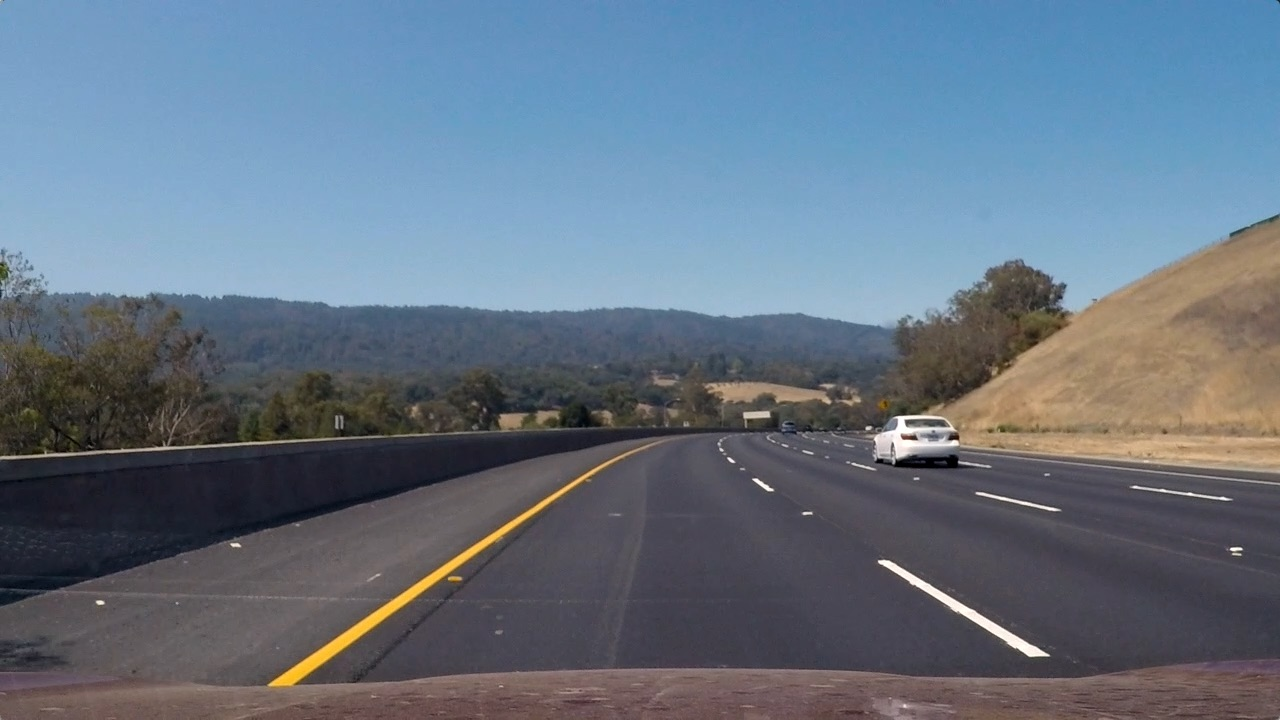
//> input picture histogram/crap/test3.jpg, 1280 x 720 px
$ ./main   (built with g++ and OpenCV 4)
//> lines starting //> are read from the running program, lines starting //| are printed output that depends on the picture; after the words box and inside, x2 and y2 are one past the last pixel; in counts of white or black regions, pixels touching at a corner belong together
#include "opencv2/highgui/highgui.hpp"
#include "opencv2/imgproc/imgproc.hpp"
#include <iostream>
#include <stdio.h>

using namespace std;
using namespace cv;

/**
 * @function main
 */
int main( int argc, char** argv )
{
    std::string img_path;

    // check for failure
    if(argc < 2){
        img_path = "../crap/test3.jpg";
    }else{
        img_path = argv[1];
    }

    // Read the image file
    cv::Mat image = cv::imread(img_path);
//> image is the input picture: 720 rows x 1280 cols, CV_8UC3; mean B, G, R 130.7, 115.3, 101.1

    // check for failure
    if(image.empty()){
        std::cout << "Could not open or find image: " << img_path << std::endl;
        return 1;
    }

    // try to create mask --------------------------------------------------------------
    cv::Mat mask = cv::Mat::zeros(image.rows, image.cols, CV_8U); // all 0

    std::vector<cv::Point> points;
    points.push_back(cv::Point(520 , 470));   //point1
    points.push_back(cv::Point(800 , 470));   //point2
    points.push_back(cv::Point(1120, 665));   //point3
    points.push_back(cv::Point(200 , 665));   //point4

    cv::fillConvexPoly(mask,              // Image to be drawn on
                       points,            // C-Style array of points
                       1, // Color , BGR form
                       CV_AA,             // connectedness, 4 or 8
                       0);                // Bits of radius to treat as fraction
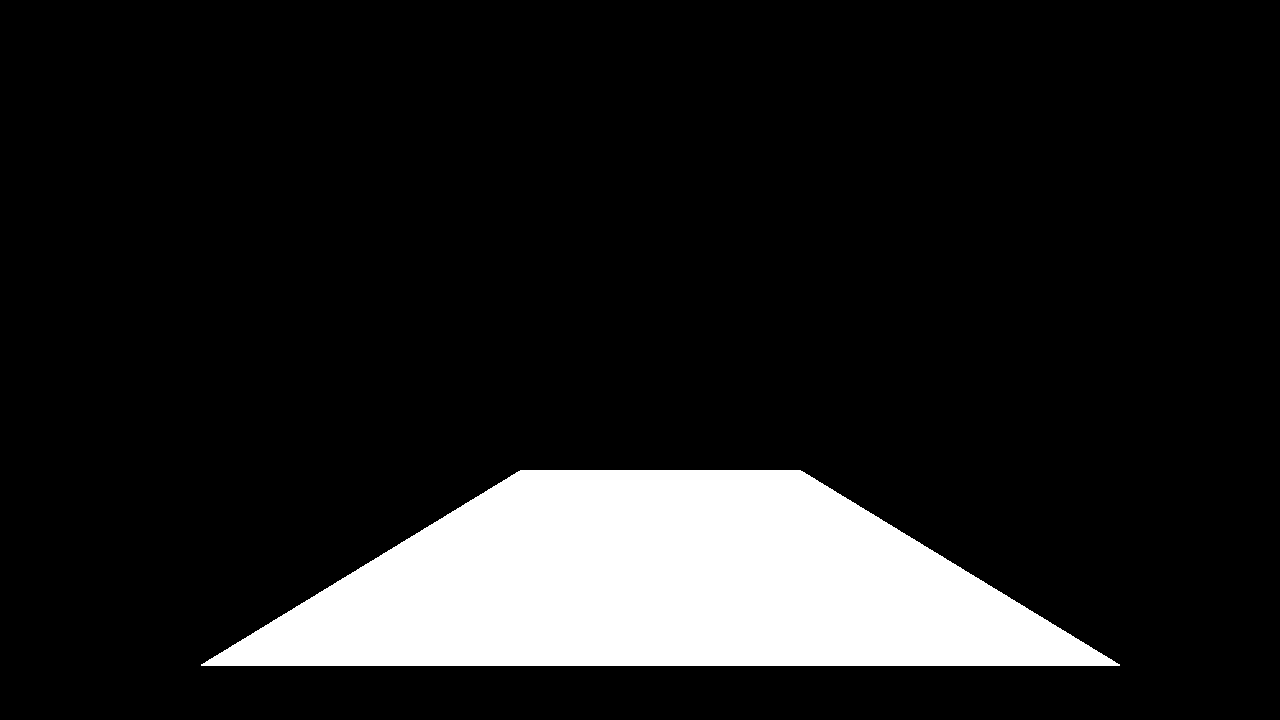
//> mask: 720 rows x 1280 cols, CV_8UC1; values 0 (black) and 1 (white), 12.8% white; 1 white region, box (x1, y1, x2, y2) and area: (201, 470, 1120, 666) 117939
    // ---------------------------------------------------------------------------------

    Mat dst;

    /// Separate the image in 3 places ( B, G and R )
    vector<Mat> bgr_planes;
    split( image, bgr_planes );
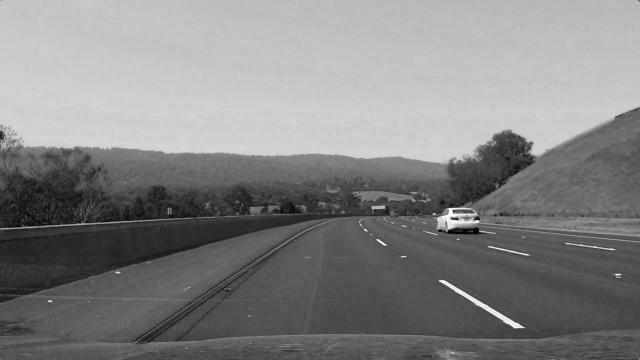
//> bgr_planes[0]: 720 rows x 1280 cols, CV_8UC1 (shown at 1/2 size); min 0, max 255, mean 130.7
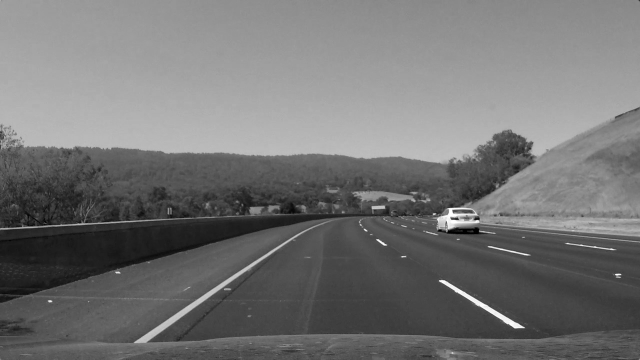
//> bgr_planes[1]: 720 rows x 1280 cols, CV_8UC1 (shown at 1/2 size); min 0, max 255, mean 115.3
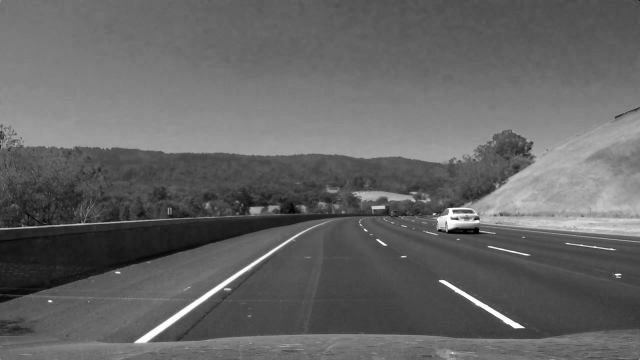
//> bgr_planes[2]: 720 rows x 1280 cols, CV_8UC1 (shown at 1/2 size); min 0, max 255, mean 101.1

    /// Establish the number of bins
    int histSize = 256;

    /// Set the ranges ( for B,G,R )
    float range[] = { 0, 256 } ;
    const float* histRange = { range };

    Mat b_hist, g_hist, r_hist;

    /// Compute the histograms:
    calcHist( &bgr_planes[0], 1, 0, mask, b_hist, 1, &histSize, &histRange, true, false );
//> b_hist = 256 values, max 7781 at index 84, min 0 at index 0, mean 460.7
    calcHist( &bgr_planes[1], 1, 0, mask, g_hist, 1, &histSize, &histRange, true, false );
//> g_hist = 256 values, max 8037 at index 71, min 0 at index 0, mean 460.7
    calcHist( &bgr_planes[2], 1, 0, mask, r_hist, 1, &histSize, &histRange, true, false );
//> r_hist = 256 values, max 7386 at index 73, min 0 at index 0, mean 460.7

    // Draw the histograms for B, G and R
    int hist_h = 400;
    int hist_w = histSize; //512;
    int unit_w = cvRound( (double) hist_w/histSize );

    Mat histImage( hist_h, hist_w, CV_8UC3, Scalar( 0,0,0) );

    /// Normalize the result to [ 0, histImage.rows ]
    normalize(b_hist, b_hist, 0, histImage.rows, NORM_MINMAX, -1, Mat() );
//> b_hist = 256 values, max 400 at index 84, min 0 at index 0, mean 23.68
    normalize(g_hist, g_hist, 0, histImage.rows, NORM_MINMAX, -1, Mat() );
//> g_hist = 256 values, max 400 at index 71, min 0 at index 0, mean 22.93
    normalize(r_hist, r_hist, 0, histImage.rows, NORM_MINMAX, -1, Mat() );
//> r_hist = 256 values, max 400 at index 73, min 0 at index 0, mean 24.95

    /// Draw for each channel
    for( int i = 1; i < histSize; i++ )
    {
        line( histImage, Point( unit_w*(i-1), cvRound(b_hist.at<float>(i-1)) ) ,
                         Point( unit_w*(i)  , cvRound(b_hist.at<float>(i))   ) ,
                         Scalar( 255, 0, 0), 1, 8, 0  );
        line( histImage, Point( unit_w*(i-1), cvRound(g_hist.at<float>(i-1)) ) ,
                         Point( unit_w*(i)  , cvRound(g_hist.at<float>(i))   ) ,
                         Scalar( 0, 255, 0), 1, 8, 0  );
        line( histImage, Point( unit_w*(i-1), cvRound(r_hist.at<float>(i-1)) ) ,
                         Point( unit_w*(i)  , cvRound(r_hist.at<float>(i))   ) ,
                         Scalar( 0, 0, 255), 1, 8, 0  );
        //line( histImage, Point( bin_w*(i-1), hist_h - cvRound(g_hist.at<float>(i-1)) ) ,
        //        Point( bin_w*(i), hist_h - cvRound(g_hist.at<float>(i)) ),
        //        Scalar( 0, 255, 0), 2, 8, 0  );
        //line( histImage, Point( bin_w*(i-1), hist_h - cvRound(r_hist.at<float>(i-1)) ) ,
        //        Point( bin_w*(i), hist_h - cvRound(r_hist.at<float>(i)) ),
        //        Scalar( 0, 0, 255), 2, 8, 0  );
    }
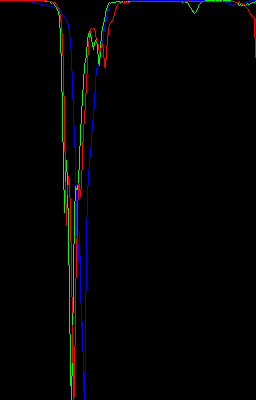
//> histImage: 400 rows x 256 cols, CV_8UC3; mean B, G, R 2.4, 2.4, 3

    /// Display
    namedWindow("calcHist Demo", CV_WINDOW_AUTOSIZE );
    imshow("calcHist Demo", histImage );

    waitKey(0);

    return 0;
}

$ run again, with histogram/crap/test1.jpg copied over histogram/crap/test3.jpg
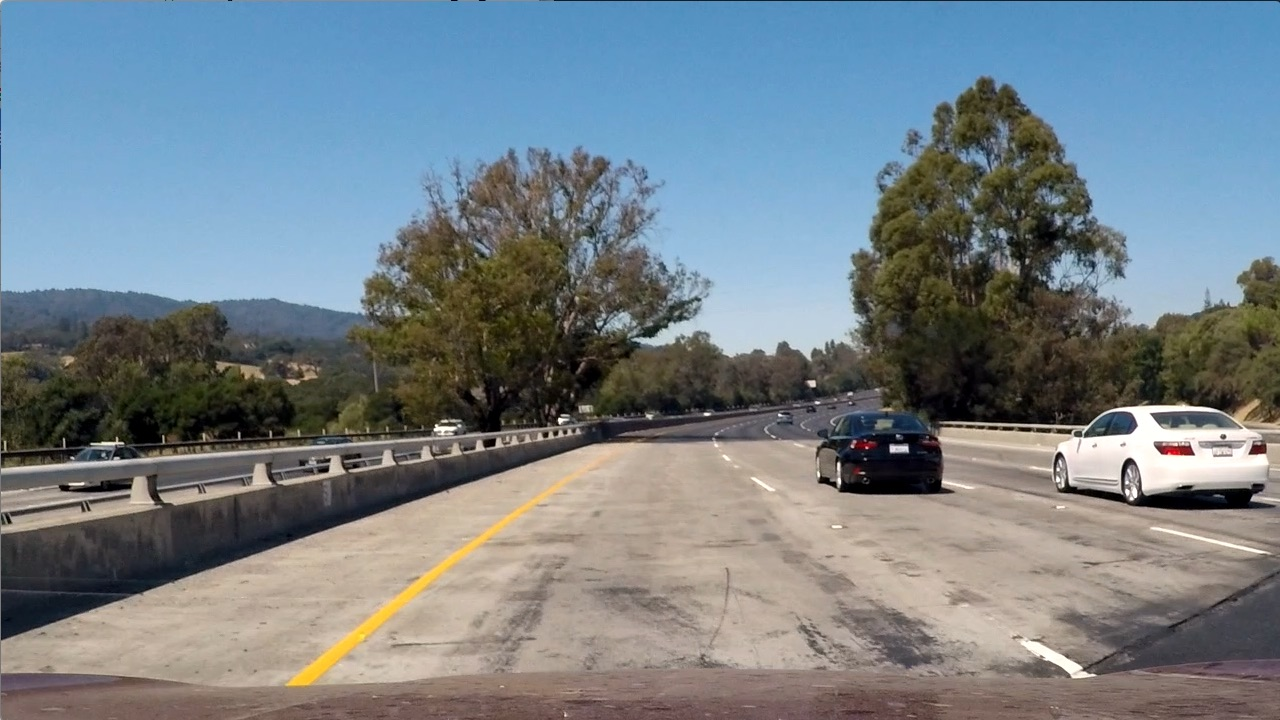
//> input picture histogram/crap/test1.jpg, 1280 x 720 px
//> image is the input picture: 720 rows x 1280 cols, CV_8UC3; mean B, G, R 135.5, 128.7, 117.5
//> mask: 720 rows x 1280 cols, CV_8UC1; values 0 (black) and 1 (white), 12.8% white; 1 white region, box (x1, y1, x2, y2) and area: (201, 470, 1120, 666) 117939
//> `split( image, bgr_planes );`:
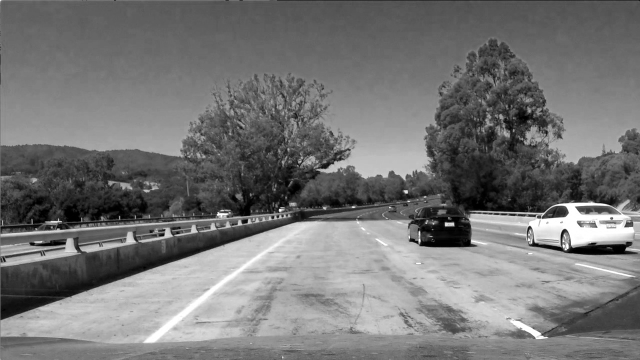
//> bgr_planes[2]: 720 rows x 1280 cols, CV_8UC1 (shown at 1/2 size); min 0, max 255, mean 117.5
//> `calcHist( &bgr_planes[0], 1, 0, mask, b_hist, 1, &histSize, &histRange..`: b_hist = 256 values, max 3639 at index 153, min 0 at index 1, mean 460.7
//> `calcHist( &bgr_planes[1], 1, 0, mask, g_hist, 1, &histSize, &histRange..`: g_hist = 256 values, max 3043 at index 169, min 0 at index 0, mean 460.7
//> `calcHist( &bgr_planes[2], 1, 0, mask, r_hist, 1, &histSize, &histRange..`: r_hist = 256 values, max 2658 at index 188, min 0 at index 0, mean 460.7
//> `normalize(b_hist, b_hist, 0, histImage.rows, NORM_MINMAX, -1, Mat() );`: b_hist = 256 values, max 400 at index 153, min 0 at index 1, mean 50.64
//> `normalize(g_hist, g_hist, 0, histImage.rows, NORM_MINMAX, -1, Mat() );`: g_hist = 256 values, max 400 at index 169, min 0 at index 0, mean 60.56
//> `normalize(r_hist, r_hist, 0, histImage.rows, NORM_MINMAX, -1, Mat() );`: r_hist = 256 values, max 400 at index 188, min 0 at index 0, mean 69.33
//> after the loop `for( int i = 1; i < histSize; i++ )`:
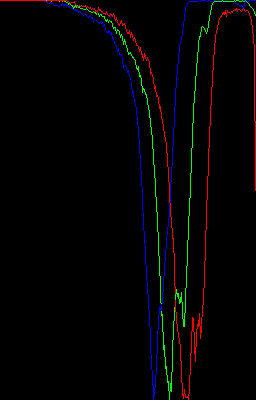
//> histImage: 400 rows x 256 cols, CV_8UC3; mean B, G, R 2.4, 2.6, 3.3

$ run again, with histogram/crap/test2.jpg copied over histogram/crap/test3.jpg
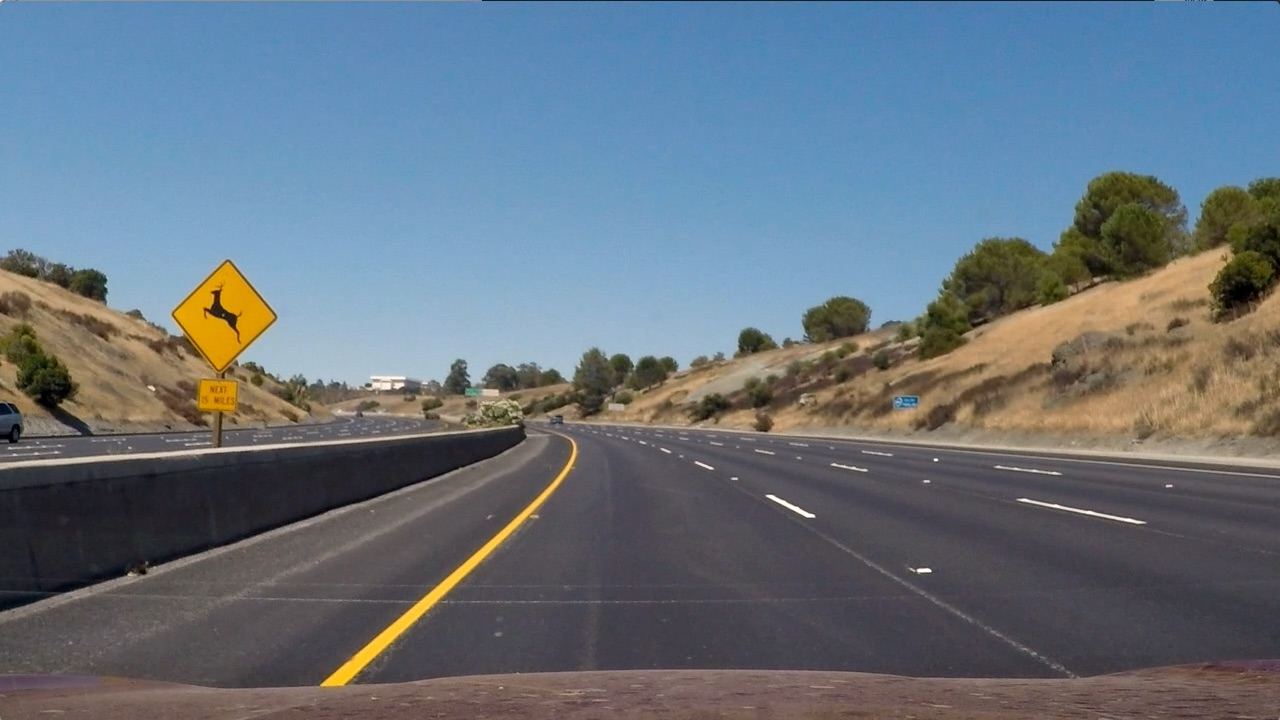
//> input picture histogram/crap/test2.jpg, 1280 x 720 px
//> image is the input picture: 720 rows x 1280 cols, CV_8UC3; mean B, G, R 125.5, 114.6, 102.8
//> mask: 720 rows x 1280 cols, CV_8UC1; values 0 (black) and 1 (white), 12.8% white; 1 white region, box (x1, y1, x2, y2) and area: (201, 470, 1120, 666) 117939
//> `split( image, bgr_planes );`:
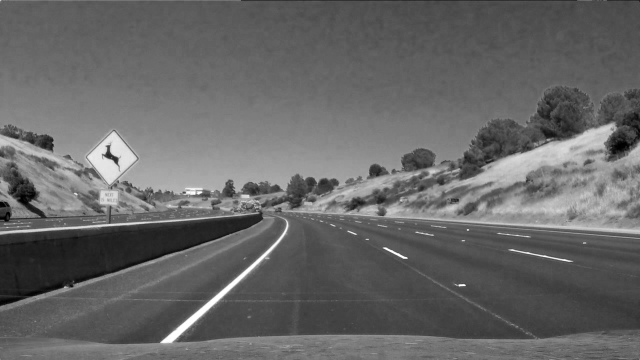
//> bgr_planes[2]: 720 rows x 1280 cols, CV_8UC1 (shown at 1/2 size); min 0, max 255, mean 102.8
//> `calcHist( &bgr_planes[0], 1, 0, mask, b_hist, 1, &histSize, &histRange..`: b_hist = 256 values, max 7306 at index 80, min 0 at index 0, mean 460.7
//> `calcHist( &bgr_planes[1], 1, 0, mask, g_hist, 1, &histSize, &histRange..`: g_hist = 256 values, max 6989 at index 71, min 0 at index 0, mean 460.7
//> `calcHist( &bgr_planes[2], 1, 0, mask, r_hist, 1, &histSize, &histRange..`: r_hist = 256 values, max 6171 at index 74, min 0 at index 0, mean 460.7
//> `normalize(b_hist, b_hist, 0, histImage.rows, NORM_MINMAX, -1, Mat() );`: b_hist = 256 values, max 400 at index 80, min 0 at index 0, mean 25.22
//> `normalize(g_hist, g_hist, 0, histImage.rows, NORM_MINMAX, -1, Mat() );`: g_hist = 256 values, max 400 at index 71, min 0 at index 0, mean 26.37
//> `normalize(r_hist, r_hist, 0, histImage.rows, NORM_MINMAX, -1, Mat() );`: r_hist = 256 values, max 400 at index 74, min 0 at index 0, mean 29.86
//> after the loop `for( int i = 1; i < histSize; i++ )`:
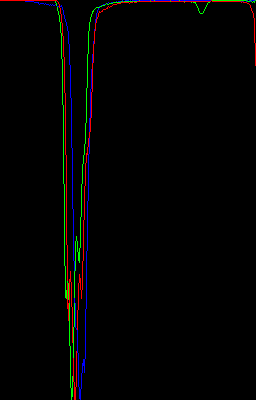
//> histImage: 400 rows x 256 cols, CV_8UC3; mean B, G, R 2.2, 2.4, 2.8
